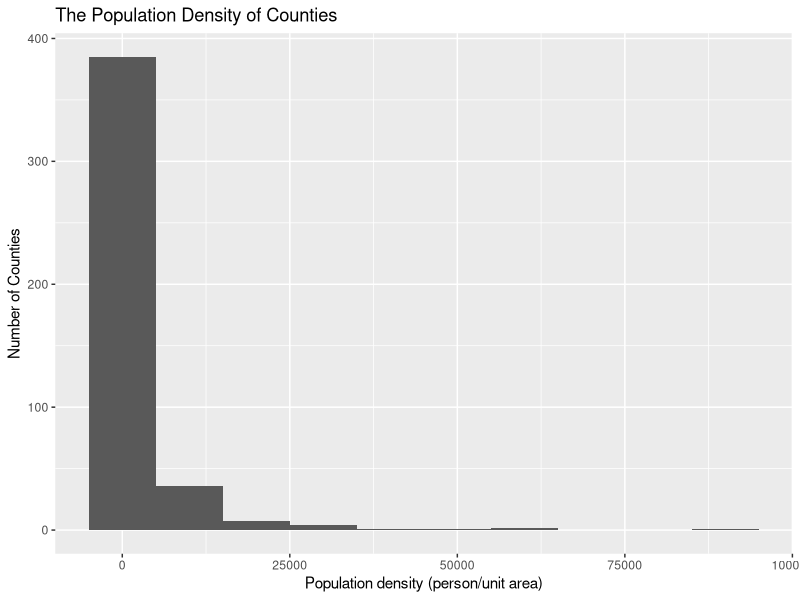
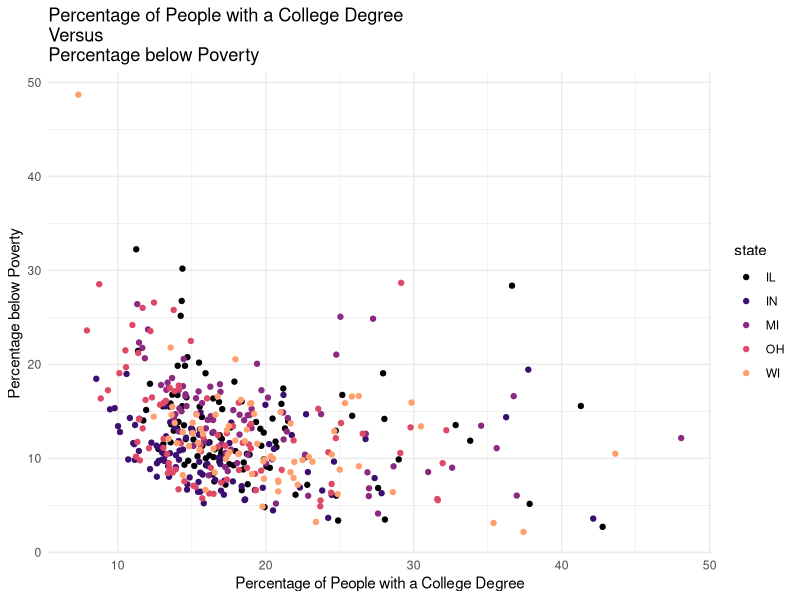

Here is the R script that generated these plots, in order:
## ---- chunk 1
#| label: load-packages
#| message: false

library(tidyverse)
library(viridis)
## ---- chunk 2
#| label: load-data
data(midwest)
view(midwest)
## ---- chunk 3
#| label: histogram-ex1
#| message: false
ggplot(data = midwest,
       aes(x = popdensity)) +
  geom_histogram(binwidth = 10000) +
  labs(x = "Population density (person/unit area)", 
       y = "Number of Counties", 
       title = "The Population Density of Counties")
## ---- chunk 4
#| label: histogram-ex2 
#| message: false
ggplot(data = midwest,
       aes(x = percollege, y = percbelowpoverty, color = state)) +
  geom_point() +
  labs(x = "Percentage of People with a College Degree", 
       y = "Percentage below Poverty", 
       title = "Percentage of People with a College Degree \nVersus 
Percentage below Poverty") +
  scale_color_viridis_d(option = "A", end = 0.8) +
  theme_minimal()
## ---- chunk 5

## ---- chunk 6

## ---- chunk 7

## ---- chunk 8

## ---- chunk 9
